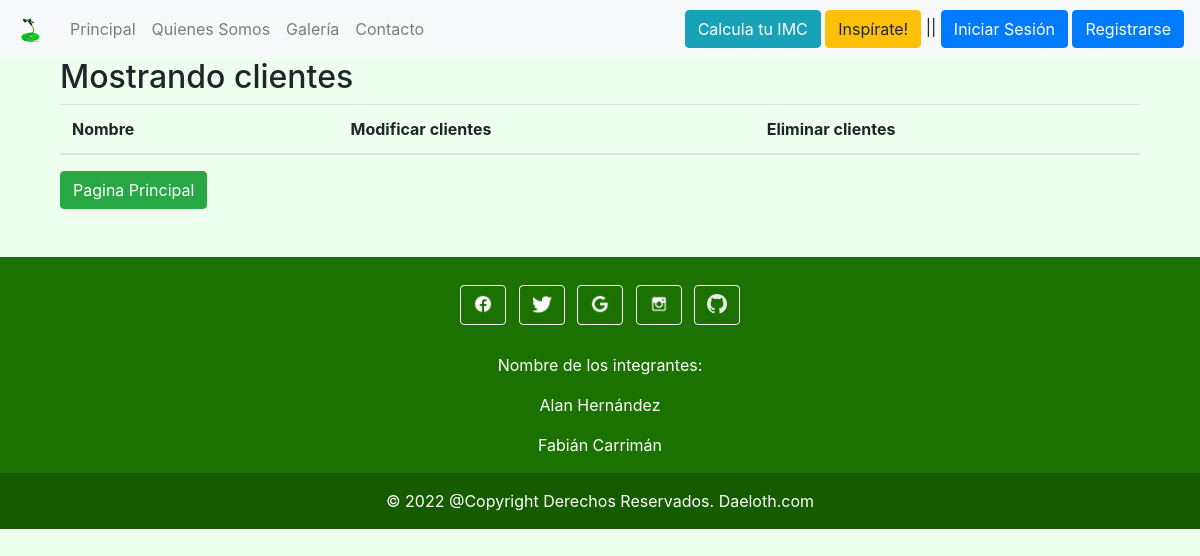
Page /mostrar_cliente/ on the earlier database version.
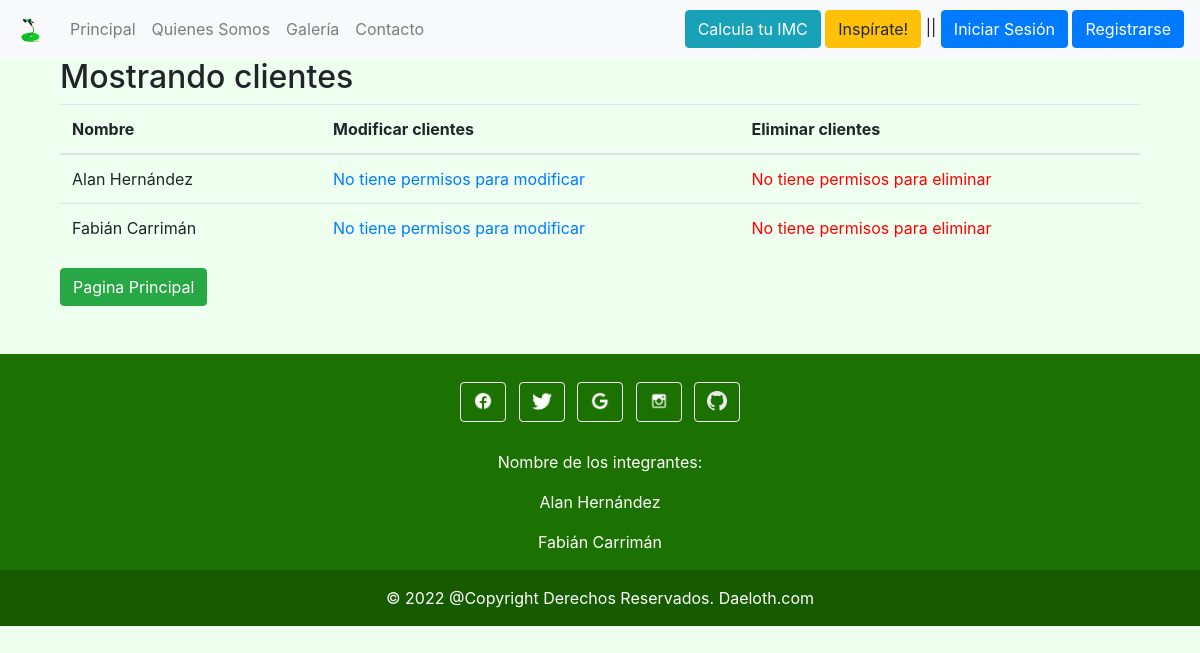
Same page on the later database version.
### manguera/models.py (models this page shows, shortened)
class Cliente(models.Model):
    rut = models.CharField(primary_key=True, max_length=9)
    name = models.CharField(max_length=50)
    correo = models.EmailField()
    fono = models.IntegerField()
    direccion = models.CharField(max_length=50)

### manguera/views.py (the view)
# urls.py: path("mostrar_cliente/", views.mostrar_cliente, name="mostrar_cliente"),
def mostrar_cliente (request):
    cliente = Cliente.objects.all()
    datos= {
        'cliente' : cliente,
        'cliente_form': ClienteForm()
    }
    return render(request, 'mostrar_cliente.html', datos)

### manguera/templates/mostrar_cliente.html (shortened to what this page needs)
{% extends 'base.html' %}
{% block content %}
{% load static %}
<body>
    <div class="container">
        <h2>Mostrando clientes</h2>
        <table class="table">
            <thead>
                <tr>
                    <th>{{ cliente_form.name.label }}</th>
                    <th>{{ cliente_form.edad.label }}</th>
                    <th>Modificar clientes</th>
                    <th>Eliminar clientes </th>
                </tr>
            </thead>
            <tbody>
                {% for ve in cliente %}
                <tr>
                    <td>{{ ve.name }}</td>
                    <td>{{ ve.edad }}</td>
                    {% if user.is_authenticated %}
                        <td><a href="{% url 'form_mod_cliente' ve.name %}"
                            class="btn btn-primary">Modificar</a></td>
                        <td><a href="{% url 'form_del_cliente' ve.name %}"
                            class="btn btn-danger">Eliminar</a></td>
                    {% else %}
                    <td><a href="#">No tiene permisos para modificar</a></td>
                    <td><a href="#" style="color:red;">No tiene permisos para eliminar</a></td>
                    {% endif %}
                    </tr>
                {% endfor %}
            </tbody>
        </table>
        <a href="{% url 'index' %}" class="btn btn-success">Pagina Principal</a>
    </div>
</body>
 <br><br>
{% endblock %}

### manguera/templates/base.html (shortened to what this page needs)
{% load static %}
<!doctype html>
<html lang="en">
	<head>
    <link rel="stylesheet" href="https://cdn.jsdelivr.net/npm/bootstrap@4.0.0/dist/css/bootstrap.min.css">
    <link rel="stylesheet" href="{% static 'css/style.css' %}">
	</head>
	<body>
        <nav class="navbar navbar-expand-sm navbar-light bg-light">
            <a class="navbar-brand" href="#">
              <img src="{% static 'img/magera.png' %}" width="30" height="30" alt="">
            </a>
            <div class="collapse navbar-collapse" id="opciones">
              <ul class="navbar-nav">
                <li class="nav-item">
                  <a class="nav-link" href="{% url 'index' %}">Principal</a>
                </li>
                <li class="nav-item">
                  <a class="nav-link" href="{% url 'somos' %}">Quienes Somos</a>
                </li>
                <li class="nav-item">
                  <a class="nav-link" href="{% url 'galeria' %}">Galería</a>
                </li>
                <li class="nav-item">
                  <a class="nav-link" href="{% url 'contacto' %}">Contacto</a>
                </li>
              </ul>
              <ul class="navbar-nav ml-auto">
                <li class="nav-item">
                  <a href="{% url 'imc' %}" class="btn btn-info mr-auto">Calcula tu IMC</a>
                  <a href="{% url 'inspirate' %}" class="btn btn-warning mr-auto">Inspírate!</a>
                  ||
                  {% if user.is_authenticated %}
                    Bienvenido {{user.username}}!
                    <a href="{% url 'mostrar_item' %}" class="btn btn-primary">Administrar items</a>
                    <a href="{% url 'mostrar_cliente' %}" class="btn btn-secondary">Administrar clientes</a>
                    <a href="{% url 'logout' %}" class="btn btn-danger">Desconectarse</a>
                  {% else %}
                    <a href="{% url 'login' %}" class="btn btn-primary">Iniciar Sesión</a>
                    <a href="{% url 'register' %}" class="btn btn-primary">Registrarse</a>
                  {% endif %}
                </li>
              </ul>
            </div>
        </nav>
        <main class="container">
          {% block content %}
          {% endblock %}
        </main>
        <footer class="fondo text-center text-white">
            <div class="container p-4 pb-0">
              <section>
                <a class="btn btn-outline-light btn-floating m-1" href="#!" role="button">
                    <img class="mb-1" width="20" height="20" src="{% static 'img/ico/facebook-new.png' %}">
                </a>
                <a class="btn btn-outline-light btn-floating m-1" href="#!" role="button">
                    <img class="mb-1" width="20" height="20" src="{% static 'img/ico/twitter.png' %}">
                </a>
                <a class="btn btn-outline-light btn-floating m-1" href="#!" role="button">
                    <img class="mb-1" width="20" height="20" src="{% static 'img/ico/google-logo--v1.png' %}">
                </a>
                <a class="btn btn-outline-light btn-floating m-1" href="#!" role="button">
                    <img class="mb-1" width="20" height="20" src="{% static 'img/ico/instagram.png' %}">
                </a>
                <a class="btn btn-outline-light btn-floating m-1" href="#!" role="button">
                    <img class="mb-1" width="20" height="20" src="{% static 'img/cactus.png' %}">
                </a>
              </section>
            </div>
            <p>Nombre de los integrantes:</p>
            <p>Alan Hernández</p>
            <p>Fabián Carrimán</p>
            <div class="text-center p-3" style="background-color: rgba(0, 0, 0, 0.2);">
              © 2022 @Copyright Derechos Reservados.
              <a class="text-white" href="https://daeloth.com/">Daeloth.com</a>
            </div>
          </footer>
	</body>
</html>

### manguera/static/css/style.css (style rules this page uses)
.fondo { background-color: #1b7200; }
body { background-color: #eeffef; }

Differences in the rows shown:
added Cliente: name "Alan Hernández"
added Cliente: name "Fabián Carrimán"
